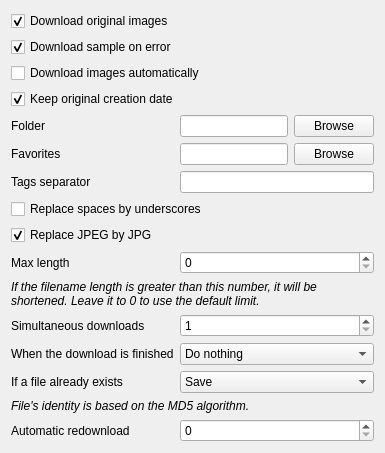
      <widget class="QWidget" name="pageSave">
       <layout class="QFormLayout" name="formLayout_17">
        <property name="fieldGrowthPolicy">
         <enum>QFormLayout::AllNonFixedFieldsGrow</enum>
        </property>
        <item row="0" column="0" colspan="2">
         <widget class="QCheckBox" name="checkDownloadOriginals">
          <property name="text">
           <string>Download original images</string>
          </property>
          <property name="checked">
           <bool>true</bool>
          </property>
         </widget>
        </item>
        <item row="1" column="0" colspan="2">
         <widget class="QCheckBox" name="checkSampleFallback">
          <property name="text">
           <string>Download sample on error</string>
          </property>
          <property name="checked">
           <bool>true</bool>
          </property>
         </widget>
        </item>
        <item row="2" column="0" colspan="2">
         <widget class="QCheckBox" name="checkAutodownload">
          <property name="text">
           <string>Download images automatically</string>
          </property>
         </widget>
        </item>
        <item row="3" column="0" colspan="2">
         <widget class="QCheckBox" name="checkKeepDate">
          <property name="text">
           <string>Keep original creation date</string>
          </property>
          <property name="checked">
           <bool>true</bool>
          </property>
         </widget>
        </item>
        <item row="4" column="0">
         <widget class="QLabel" name="label_7">
          <property name="text">
           <string>Folder</string>
          </property>
         </widget>
        </item>
        <item row="4" column="1">
         <layout class="QHBoxLayout" name="horizontalLayout_2" stretch="1,0">
          <item>
           <widget class="QLineEdit" name="lineFolder"/>
          </item>
          <item>
           <widget class="QPushButton" name="buttonFolder">
            <property name="text">
             <string>Browse</string>
            </property>
           </widget>
          </item>
         </layout>
        </item>
        <item row="5" column="0">
         <widget class="QLabel" name="label_62">
          <property name="text">
           <string>Favorites</string>
          </property>
         </widget>
        </item>
        <item row="5" column="1">
         <layout class="QHBoxLayout" name="horizontalLayout_13">
          <item>
           <widget class="QLineEdit" name="lineFolderFavorites"/>
          </item>
          <item>
           <widget class="QPushButton" name="buttonFolderFavorites">
            <property name="text">
             <string>Browse</string>
            </property>
           </widget>
          </item>
         </layout>
        </item>
        <item row="6" column="0">
         <widget class="QLabel" name="label_14">
          <property name="text">
           <string>Tags separator</string>
          </property>
         </widget>
        </item>
        <item row="6" column="1">
         <widget class="QLineEdit" name="lineSeparator">
          <property name="text">
           <string/>
          </property>
         </widget>
        </item>
        <item row="7" column="0" colspan="2">
         <widget class="QCheckBox" name="checkReplaceBlanks">
          <property name="text">
           <string>Replace spaces by underscores</string>
          </property>
         </widget>
        </item>
        <item row="9" column="0">
         <widget class="QLabel" name="label_54">
          <property name="text">
           <string>Max length</string>
          </property>
         </widget>
        </item>
        <item row="9" column="1">
         <widget class="QSpinBox" name="spinLimit">
          <property name="maximum">
           <number>260</number>
          </property>
         </widget>
        </item>
        <item row="10" column="0" colspan="2">
         <widget class="QLabel" name="label_55">
          <property name="text">
           <string>&lt;i&gt;If the filename length is greater than this number, it will be shortened. Leave it to 0 to use the default limit.&lt;/i&gt;</string>
          </property>
          <property name="wordWrap">
           <bool>true</bool>
          </property>
         </widget>
        </item>
        <item row="11" column="0">
         <widget class="QLabel" name="label_29">
          <property name="text">
           <string>Simultaneous downloads</string>
          </property>
         </widget>
        </item>
        <item row="11" column="1">
         <widget class="QSpinBox" name="spinSimultaneous">
          <property name="minimum">
           <number>1</number>
          </property>
          <property name="maximum">
           <number>10</number>
          </property>
         </widget>
        </item>
        <item row="12" column="0">
         <widget class="QLabel" name="label_83">
          <property name="text">
           <string>When the download is finished</string>
          </property>
         </widget>
        </item>
        <item row="12" column="1">
         <widget class="QComboBox" name="comboBatchEnd">
          <item>
           <property name="text">
            <string>Do nothing</string>
           </property>
          </item>
          <item>
           <property name="text">
            <string>Close window</string>
           </property>
          </item>
          <item>
           <property name="text">
            <string>Open CD tray</string>
           </property>
          </item>
          <item>
           <property name="text">
            <string>Play a sound</string>
           </property>
          </item>
          <item>
           <property name="text">
            <string>Shutdown</string>
           </property>
          </item>
         </widget>
        </item>
        <item row="13" column="0">
         <widget class="QLabel" name="label_19">
          <property name="text">
           <string>If a file already exists</string>
          </property>
         </widget>
        </item>
        <item row="13" column="1">
         <widget class="QComboBox" name="comboMd5Duplicates">
          <property name="currentIndex">
           <number>0</number>
          </property>
          <item>
           <property name="text">
            <string>Save</string>
           </property>
          </item>
          <item>
           <property name="text">
            <string>Copy</string>
           </property>
          </item>
          <item>
           <property name="text">
            <string>Move</string>
           </property>
          </item>
          <item>
           <property name="text">
            <string>Don't save</string>
           </property>
          </item>
         </widget>
        </item>
        <item row="14" column="0" colspan="2">
         <widget class="QLabel" name="label_21">
          <property name="text">
           <string>&lt;i&gt;File's identity is based on the MD5 algorithm.&lt;/i&gt;</string>
          </property>
         </widget>
        </item>
        <item row="15" column="0">
         <widget class="QLabel" name="label_84">
          <property name="text">
           <string>Automatic redownload</string>
          </property>
         </widget>
        </item>
        <item row="15" column="1">
         <widget class="QSpinBox" name="spinAutomaticRetries">
          <property name="maximum">
           <number>100</number>
          </property>
         </widget>
        </item>
        <item row="8" column="0" colspan="2">
         <widget class="QCheckBox" name="checkNoJpeg">
          <property name="text">
           <string>Replace JPEG by JPG</string>
          </property>
          <property name="checked">
           <bool>true</bool>
          </property>
         </widget>
        </item>
       </layout>
      </widget>
